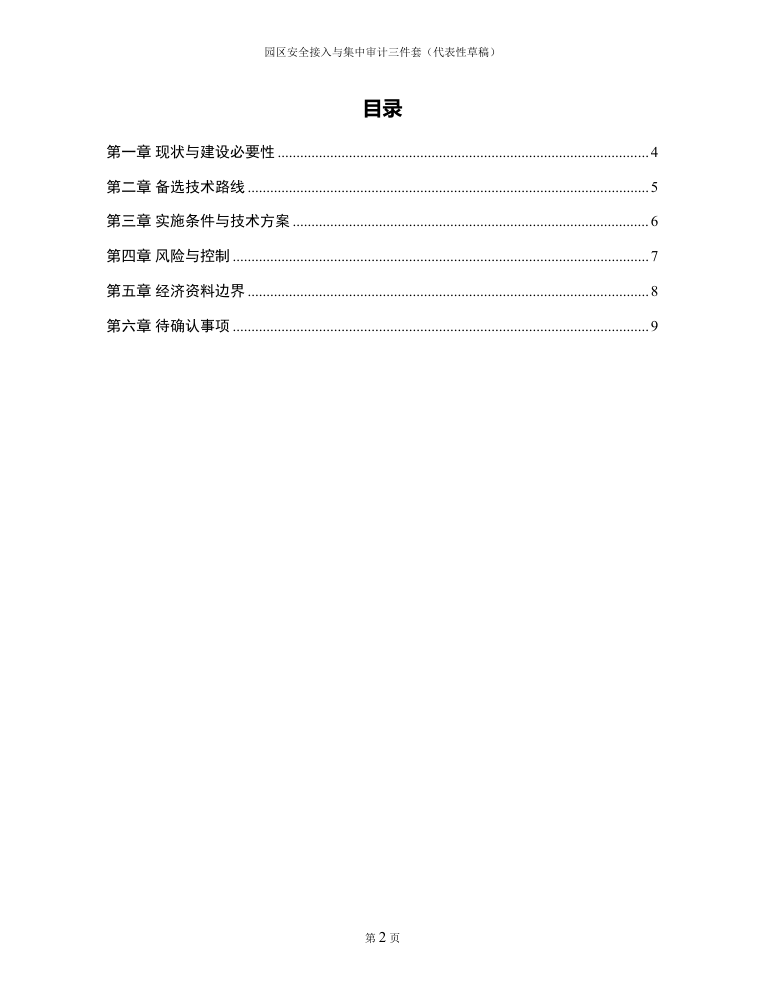
#> input picture docs/product/T-P08/evidence/representative-run-20260924-v10/word-render-technical-solution/page-002.png, 765 x 990 px; its folder holds only this picture in this run
$ python large_output_visual_inventory.py ../docs/product/T-P08/evidence/representative-run-20260924-v10/word-render-technical-solution
#> lines starting #> are read from the running program, lines starting #| are printed output that depends on the picture
"""Create review contact sheets and structural image inventory for a large-output run."""

import argparse
import json
from pathlib import Path

from PIL import Image, ImageChops, ImageDraw, ImageStat


def page_record(path):
    with Image.open(path) as source:
        image = source.convert("RGB")
        white = Image.new("RGB", image.size, "white")
        difference = ImageChops.difference(image, white).convert("L")
        bounds = difference.point(lambda value: 255 if value > 8 else 0).getbbox()
        statistics = ImageStat.Stat(image.convert("L"))
        return {
            "file": path.name,
            "width": image.width,
            "height": image.height,
            "ink_bounds": list(bounds) if bounds else None,
            "grayscale_stddev": round(statistics.stddev[0], 3),
            "blank": bounds is None or statistics.stddev[0] < 0.5,
        }


def contact_sheets(source_dir, output_dir, columns, rows, thumb_width):
#> called with columns = 2, rows = 3, thumb_width = 850
    paths = sorted(source_dir.glob("*.png"))
    output_dir.mkdir(parents=True, exist_ok=True)
    records = []
    per_sheet = columns * rows
    for sheet_index, offset in enumerate(range(0, len(paths), per_sheet), start=1):
        selected = paths[offset:offset + per_sheet]
        thumbs = []
        for path in selected:
            with Image.open(path) as source:
#> source is the input picture: PIL image 765x990 RGB; min 0, max 255, mean 253.1
                image = source.convert("RGB")
                height = round(image.height * thumb_width / image.width)
#> height = 1100
                image.thumbnail((thumb_width, height), Image.Resampling.LANCZOS)
                canvas = Image.new("RGB", (thumb_width + 24, height + 56), "white")
#> canvas: PIL image 874x1156 RGB; every value is 255
                canvas.paste(image, (12, 36))
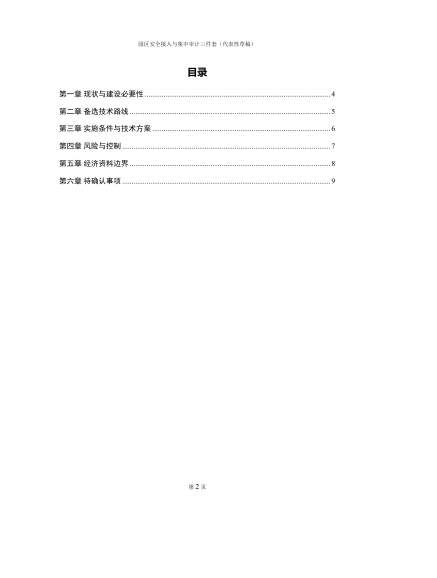
#> canvas: PIL image 874x1156 RGB (shown at 1/2 size); min 0, max 255, mean 253.6
                ImageDraw.Draw(canvas).text((12, 10), path.stem, fill="black")
                thumbs.append(canvas)
        cell_width = max(item.width for item in thumbs)
#> cell_width = 874
        cell_height = max(item.height for item in thumbs)
#> cell_height = 1156
        sheet = Image.new("RGB", (cell_width * columns, cell_height * rows), "#D9D9D9")
#> sheet: PIL image 1748x3468 RGB; every value is 217
        for index, image in enumerate(thumbs):
            x = (index % columns) * cell_width
            y = (index // columns) * cell_height
            sheet.paste(image, (x, y))
#> this loop made 1 pass
#> (x, y) on pass 1: (0, 0)
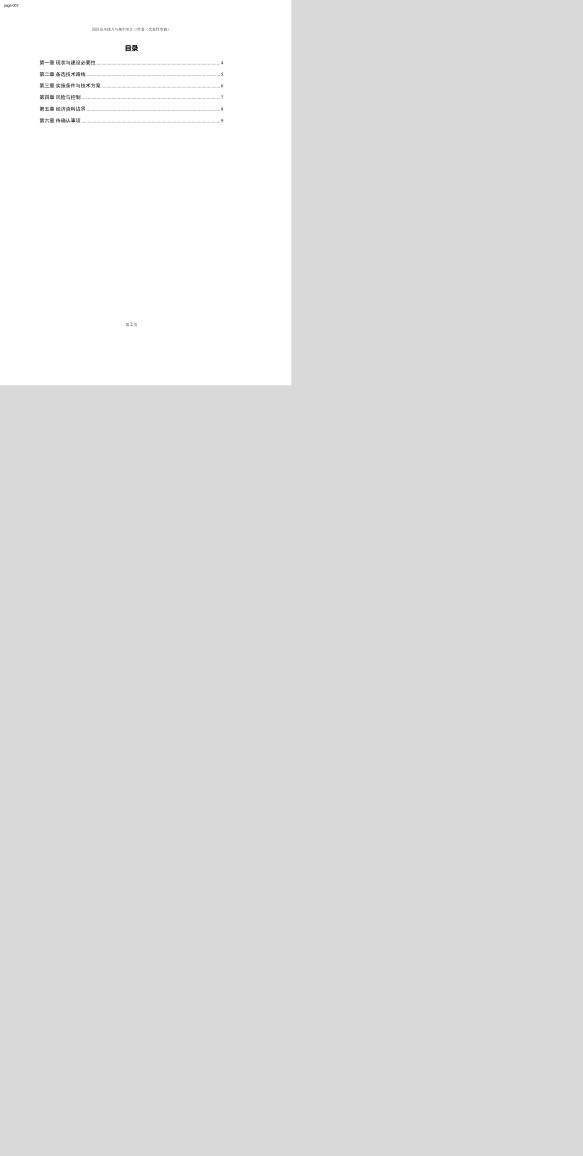
#> sheet: PIL image 1748x3468 RGB (shown at 1/3 size); min 0, max 255, mean 223.1
        target = output_dir / f"contact-{sheet_index:03d}.jpg"
        sheet.save(target, quality=90, optimize=True)
        records.append({"file": target.name, "pages": [path.name for path in selected]})
    return paths, records


def main():
    parser = argparse.ArgumentParser()
    parser.add_argument("root", type=Path)
    args = parser.parse_args()
    root = args.root.resolve()
    if not root.is_dir():
        raise SystemExit("run root does not exist")
    specifications = {
        "word-render-technical-solution": (2, 3, 850),
        "word-render-feasibility": (2, 3, 850),
        "ppt-render": (2, 2, 950),
    }
    inventory = {"root": str(root), "sets": {}, "issues": []}
    for name, (columns, rows, width) in specifications.items():
        source = root / name
        pages, contacts = contact_sheets(source, root / "visual-review" / name, columns, rows, width)
        page_records = [page_record(path) for path in pages]
#> in page_record, `white = Image.new("RGB", image.size, "white")`: white: PIL image 765x990 RGB; every value is 255
#> in page_record, `difference = ImageChops.difference(image, white).convert("L")`:
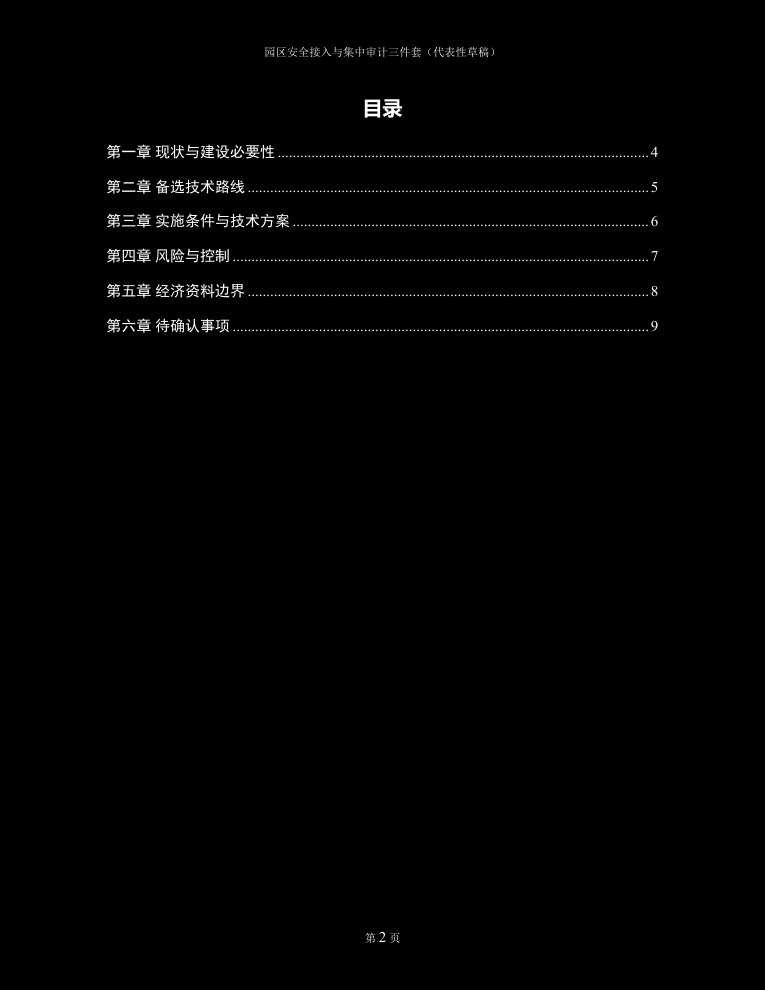
#> difference: PIL image 765x990 L; min 0, max 255, mean 1.9
#> in page_record, `bounds = difference.point(lambda value: 255 if value > 8 else 0).getbb..`: bounds = (107, 46, 658, 943)
#> page_records = 1 item
        inventory["sets"][name] = {"pages": page_records, "contacts": contacts}
        for record in page_records:
            if record["blank"]:
                inventory["issues"].append({"set": name, "file": record["file"], "code": "blank_page"})
            bounds = record["ink_bounds"]
            if name.startswith("word") and bounds:
                if bounds[0] <= 2 or bounds[1] <= 2 or bounds[2] >= record["width"] - 2 or bounds[3] >= record["height"] - 2:
                    inventory["issues"].append({"set": name, "file": record["file"], "code": "ink_touches_page_edge"})
#> this loop made 1 pass
    target = root / "visual-review" / "inventory.json"
    target.parent.mkdir(parents=True, exist_ok=True)
    target.write_text(json.dumps(inventory, ensure_ascii=False, indent=2), encoding="utf-8")
    print(json.dumps({
        "inventory": str(target),
        "page_counts": {name: len(value["pages"]) for name, value in inventory["sets"].items()},
        "contact_counts": {name: len(value["contacts"]) for name, value in inventory["sets"].items()},
        "issues": inventory["issues"],
    }, ensure_ascii=False, indent=2))
#| {
#|   "inventory": "docs/product/T-P08/evidence/representative-run-20260924-v10/word-render-technical-solution/visual-review/inventory.json",
#|   "page_counts": {
#|     "word-render-technical-solution": 1,
#|     "word-render-feasibility": 0,
#|     "ppt-render": 0
#|   },
#|   "contact_counts": {
#|     "word-render-technical-solution": 1,
#|     "word-render-feasibility": 0,
#|     "ppt-render": 0
#|   },
#> (further printed lines are left out)


if __name__ == "__main__":
    main()
